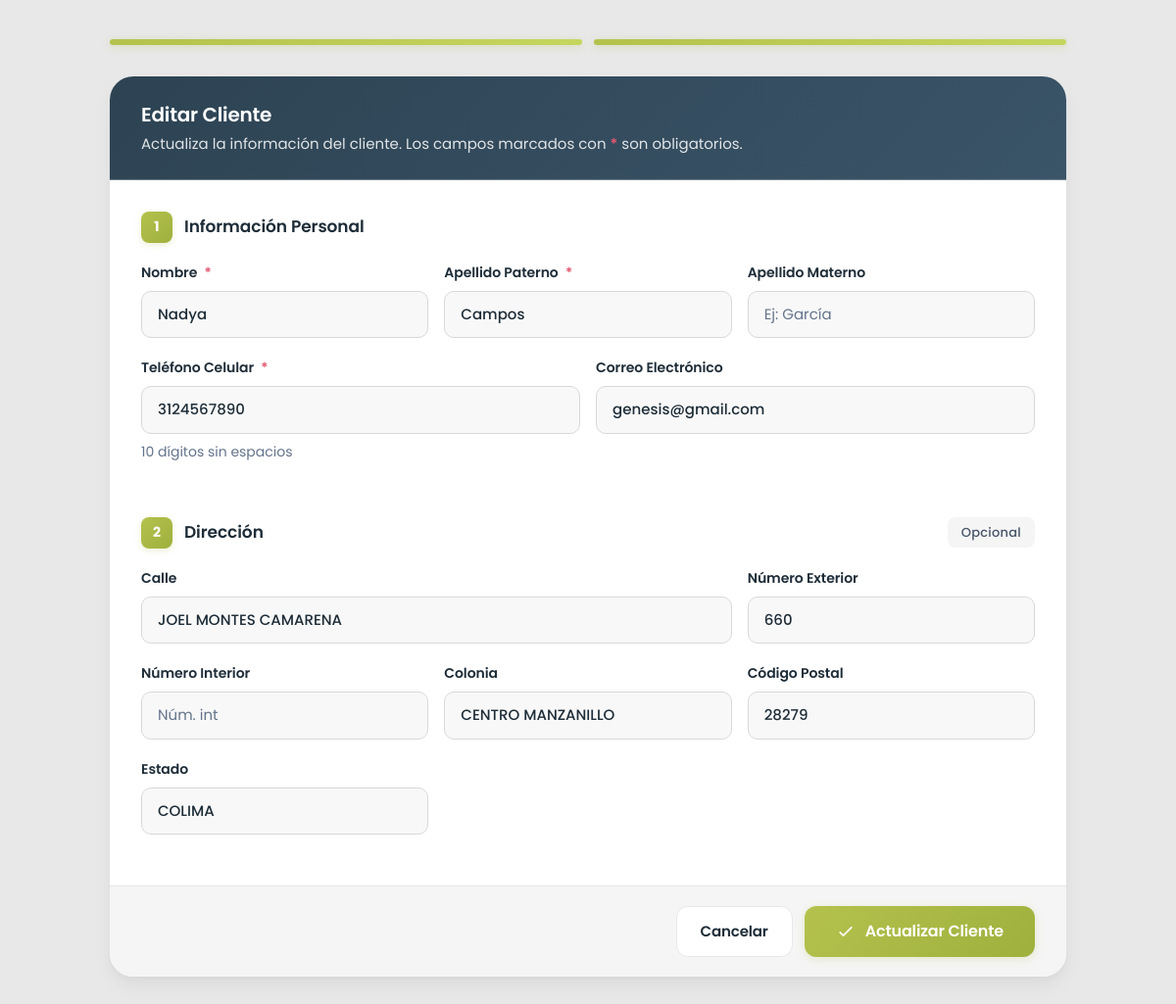
/src/pages/editar_cliente.php?id=11, run on the app's committed database.
### tables this page shows
CREATE TABLE `clientes` (
  `id_cliente` int(11) NOT NULL,
  `nombre` varchar(100) DEFAULT NULL,
  `apellido_paterno` varchar(100) DEFAULT NULL,
  `apellido_materno` varchar(100) DEFAULT NULL,
  `celular` varchar(15) DEFAULT NULL,
  `correo` varchar(100) DEFAULT NULL,
  `calle` varchar(100) DEFAULT NULL,
  `num_ext` varchar(10) DEFAULT NULL,
  `num_int` varchar(10) DEFAULT NULL,
  `colonia` varchar(100) DEFAULT NULL,
  `cp` varchar(10) DEFAULT NULL,
  `estado` varchar(100) DEFAULT NULL
);

### src/pages/editar_cliente.php (the view, shortened to what this page needs)
<?php
require_once __DIR__ . '/../config/db.php';
$errors = [];
$id = (int)$_GET['id'];
$cliente = [
  'nombre'=>'','apellido_paterno'=>'','apellido_materno'=>'','celular'=>'',
  'correo'=>'','calle'=>'','num_ext'=>'','num_int'=>'','colonia'=>'','cp'=>'','estado'=>''
];
if (!empty($_SESSION['form_cliente']) && (int)($_SESSION['form_cliente']['_editing_id'] ?? 0) === $id) {
  $tmp = $_SESSION['form_cliente'];
  unset($tmp['_editing_id']);
  $cliente = array_merge($cliente, $tmp);
  unset($_SESSION['form_cliente']);
  $errors = $_SESSION['form_errors'] ?? [];
  unset($_SESSION['form_errors']);
} else {
  $stmt = $pdo->prepare("SELECT * FROM clientes WHERE id_cliente = :id LIMIT 1");
  $stmt->execute([':id'=>$id]);
  $row = $stmt->fetch(PDO::FETCH_ASSOC);
  $cliente = array_merge($cliente, $row);
}
?>
<!doctype html>
<html lang="es">
<head>
  <script src="https://cdn.tailwindcss.com"></script>
</head>
<body>
  <div class="container">
    <div class="progress-steps animate-in-delay-1">
      <div class="progress-step active"></div>
      <div class="progress-step"></div>
    </div>
    <form id="formCliente" method="POST" action="index.php?view=editar_cliente&id=<?=$id?>" class="animate-in-delay-2">
      <div class="card">
        <div class="card-header">
          <h1 class="page-header-title">Editar Cliente</h1>
          <p class="page-header-subtitle">Actualiza la información del cliente. Los campos marcados con <span style="color: var(--accent); font-weight: 600;">*</span> son obligatorios.</p>
        </div>
        <div class="card-body">
          <div class="section animate-in-delay-3">
            <div class="section-header">
              <div class="section-icon">1</div>
              <h2 class="section-title">Información Personal</h2>
            </div>
            <div class="grid grid-cols-3">
              <div class="form-group">
                <label class="form-label">
                  Nombre
                  <span class="required">*</span>
                </label>
                <input
                  type="text"
                  name="nombre"
                  id="nombre"
                  value="<?=htmlspecialchars($cliente['nombre'] ?? '')?>"
                  class="form-input <?= in_array('nombre', array_keys($errors)) ? 'error' : '' ?>"
                  placeholder="Ej: Juan"
                />
              </div>
              <div class="form-group">
                <label class="form-label">
                  Apellido Paterno
                  <span class="required">*</span>
                </label>
                <input
                  type="text"
                  name="apellido_paterno"
                  id="apellido_paterno"
                  value="<?=htmlspecialchars($cliente['apellido_paterno'] ?? '')?>"
                  class="form-input <?= in_array('apellido_paterno', array_keys($errors)) ? 'error' : '' ?>"
                  placeholder="Ej: Pérez"
                />
              </div>
              <div class="form-group">
                <label class="form-label">Apellido Materno</label>
                <input
                  type="text"
                  name="apellido_materno"
                  id="apellido_materno"
                  value="<?=htmlspecialchars($cliente['apellido_materno'] ?? '')?>"
                  class="form-input"
                  placeholder="Ej: García"
                />
              </div>
            </div>
            <div class="grid grid-cols-2">
              <div class="form-group">
                <label class="form-label">
                  Teléfono Celular
                  <span class="required">*</span>
                </label>
                <input
                  type="tel"
                  name="celular"
                  id="celular"
                  value="<?=htmlspecialchars($cliente['celular'] ?? '')?>"
                  class="form-input <?= in_array('celular', array_keys($errors)) ? 'error' : '' ?>"
                  placeholder="Ej: 5512345678"
                />
                <div class="form-helper">10 dígitos sin espacios</div>
              </div>
              <div class="form-group">
                <label class="form-label">Correo Electrónico</label>
                <input
                  type="email"
                  name="correo"
                  id="correo"
                  value="<?=htmlspecialchars($cliente['correo'] ?? '')?>"
                  class="form-input <?= in_array('correo', array_keys($errors)) ? 'error' : '' ?>"
                  placeholder="ejemplo@correo.com"
                />
              </div>
            </div>
          </div>
          <div class="section animate-in-delay-3">
            <div class="section-header">
              <div class="section-icon">2</div>
              <h2 class="section-title">Dirección</h2>
              <span class="badge">Opcional</span>
            </div>
            <div class="grid grid-cols-3">
              <div class="form-group col-span-2">
                <label class="form-label">Calle</label>
                <input
                  type="text"
                  name="calle"
                  id="calle"
                  value="<?=htmlspecialchars($cliente['calle'] ?? '')?>"
                  class="form-input"
                  placeholder="Nombre de la calle"
                />
              </div>
              <div class="form-group">
                <label class="form-label">Número Exterior</label>
                <input
                  type="text"
                  name="num_ext"
                  id="num_ext"
                  value="<?=htmlspecialchars($cliente['num_ext'] ?? '')?>"
                  class="form-input"
                  placeholder="Núm. ext"
                />
              </div>
            </div>
            <div class="grid grid-cols-3">
              <div class="form-group">
                <label class="form-label">Número Interior</label>
                <input
                  type="text"
                  name="num_int"
                  id="num_int"
                  value="<?=htmlspecialchars($cliente['num_int'] ?? '')?>"
                  class="form-input"
                  placeholder="Núm. int"
                />
              </div>
              <div class="form-group">
                <label class="form-label">Colonia</label>
                <input
                  type="text"
                  name="colonia"
                  id="colonia"
                  value="<?=htmlspecialchars($cliente['colonia'] ?? '')?>"
                  class="form-input"
                  placeholder="Nombre de la colonia"
                />
              </div>
              <div class="form-group">
                <label class="form-label">Código Postal</label>
                <input
                  type="text"
                  name="cp"
                  id="cp"
                  value="<?=htmlspecialchars($cliente['cp'] ?? '')?>"
                  class="form-input"
                  placeholder="C.P."
                  maxlength="5"
                />
              </div>
            </div>
            <div class="grid grid-cols-3">
              <div class="form-group">
                <label class="form-label">Estado</label>
                <input
                  type="text"
                  name="estado"
                  id="estado"
                  value="<?=htmlspecialchars($cliente['estado'] ?? '')?>"
                  class="form-input"
                  placeholder="Estado"
                />
              </div>
            </div>
          </div>
        </div>
        <div class="card-footer">
          <div class="flex justify-end gap-3">
            <button type="button" id="cancelBtn" class="btn btn-secondary">
              Cancelar
            </button>
            <button type="submit" id="saveBtn" class="btn btn-primary btn-lg">
              <svg width="20" height="20" fill="none" stroke="currentColor" viewBox="0 0 24 24">
                <path stroke-linecap="round" stroke-linejoin="round" stroke-width="2" d="M5 13l4 4L19 7"></path>
              </svg>
              Actualizar Cliente
            </button>
          </div>
        </div>
      </div>
    </form>
    <div style="height: 3rem;"></div>
  </div>
</body>
</html>

### data on the page
clientes: nombre "Nadya", apellido_paterno "Campos", celular "3124567890", correo "genesis@gmail.com", calle "JOEL MONTES CAMARENA", num_ext "660", colonia "CENTRO MANZANILLO", cp "28279", estado "COLIMA"
